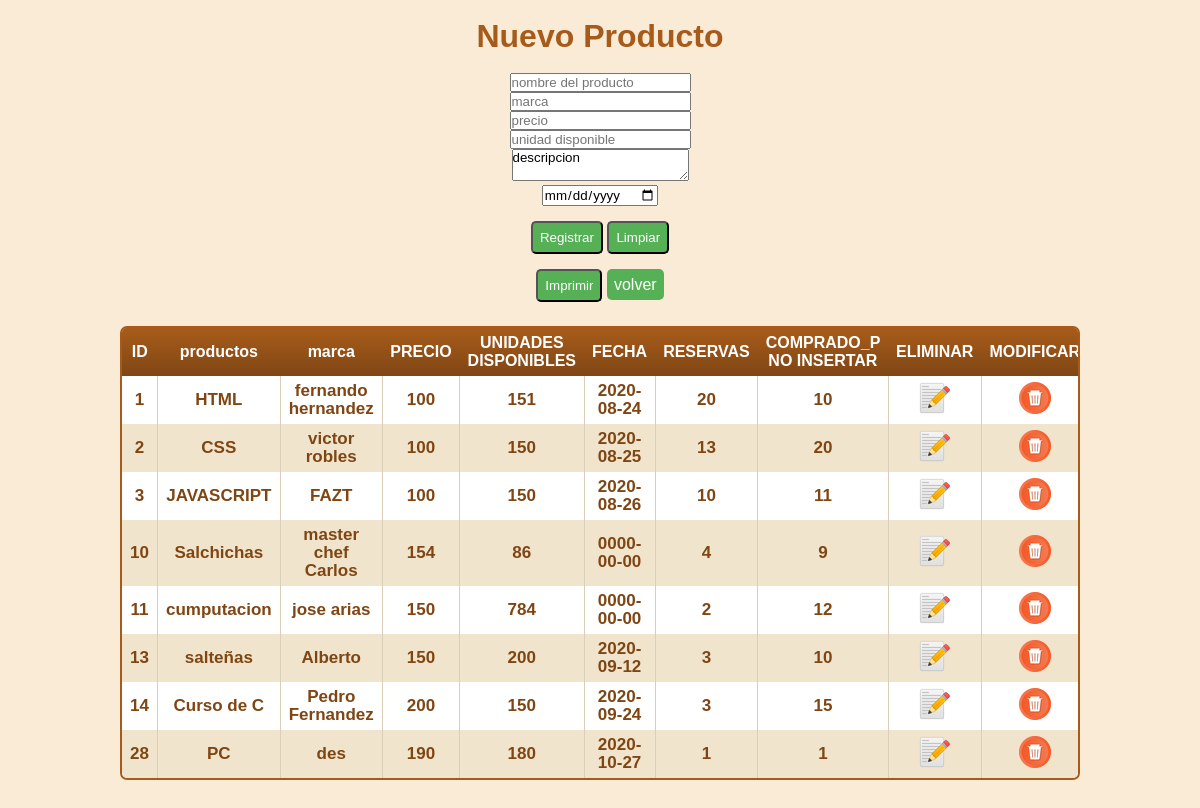
/adm/administrar_productos.php, run on the app's committed database.
### tables this page shows
CREATE TABLE IF NOT EXISTS `productos` (
  `id_producto` int(11) NOT NULL AUTO_INCREMENT,
  `nombre_producto` varchar(25) NOT NULL,
  `marca` varchar(35) NOT NULL,
  `comentario` mediumtext NOT NULL,
  `precio` int(11) NOT NULL,
  `unidad_dis` int(11) NOT NULL,
  `fecha_dis` date NOT NULL,
  `reservas` int(11) NOT NULL,
  `comprado_p` int(11) NOT NULL,
  PRIMARY KEY (`id_producto`)
);

### adm/administrar_productos.php (the view, shortened to what this page needs)
<?php
require_once '../conexion.php';
    $sql="SELECT * FROM productos";
    $listado=$conn->query($sql);
    $listado_c=mysqli_query($conn,$sql)
?>
<!DOCTYPE html>
<html lang="es">
<head>
    <link rel="stylesheet" href="../style/style.css">
    <link rel="stylesheet" href="../style/style1.css">
</head>
<body>
<center>
        <form method="post" action="../controller/crud_productos/insertar.php">
            <br><h1 class="titulo_f">Nuevo Producto</h1>
            <br>
            <input type="text" placeholder="nombre del producto" required name="nombre_producto"><br>
            <input type="text" placeholder="marca" required name="marca"><br>
            <input type="int" placeholder="precio" required name="precio"><br>
            <input type="int" placeholder="unidad disponible" required name="unidad_dis"><br>
            <textarea  required name="comentario">descripcion </textarea><br>
            <input type="date" placeholder="fecha curso" required name="fecha_dis"><br>
            <input class="boton" type="submit" name="Registrar" value="Registrar">
            <input class="boton" type="reset" name="Limpiar" value="Limpiar">
        </form>
        <input class="boton" type="submit" name="Imprimir" value="Imprimir" onclick="location.href='../controller/reportes_productos.php'">
        <a class="boton" href="../panel_de_control.php">volver</a><br>
<div class="datagrid">
<table >
<thead>
                <tr>
                    <th>ID</th>
                    <th>productos</th>
                    <th>marca</th>
                    <th>PRECIO</th>
                    <th>UNIDADES DISPONIBLES</th>
                    <th>FECHA</th>
                    <th>RESERVAS</th>
                    <th>COMPRADO_P NO INSERTAR</th>
                    <th>ELIMINAR</th>
                    <th>MODIFICAR</th>
                </tr>
            </thead>
    <tbody>
        <?php
                if($listado->num_rows>0){
                    $ban=0;
                    while ($row=$listado_c->fetch_assoc()){
                        if ($ban%2==0) {
                        ?>
                            <tr>
                                <td><?php echo $row['id_producto'];?></td>
                                <td><?php echo $row['nombre_producto'];?></td>
                                <td><?php echo $row['marca'];?></td>
                                <td><?php echo $row['precio'];?></td>
                                <td><?php echo $row['unidad_dis'];?></td>
                                <td><?php echo $row['fecha_dis'];?></td>
                                <td><?php echo $row['reservas'];?></td>
                                <td><?php echo $row['comprado_p'];?></td>
                                <td><a href="../controller/crud_productos/modificar.php? id=<?php echo $row['id_producto'];?>"><img src="../img/ico/editar.ico" alt=""></a></td>
                                <td><a href="../controller/crud_productos/eliminar.php? id=<?php echo $row['id_producto'];?>"><img src="../img/ico/eliminar.ico" alt=""></a></td>
                            </tr>
                        <?php
                            $ban++;
                        }
                        else{   ?>
                            <tr class="alt">
                                <td><?php echo $row['id_producto'];?></td>
                                <td><?php echo $row['nombre_producto'];?></td>
                                <td><?php echo $row['marca'];?></td>
                                <td><?php echo $row['precio'];?></td>
                                <td><?php echo $row['unidad_dis'];?></td>
                                <td><?php echo $row['fecha_dis'];?></td>
                                <td><?php echo $row['reservas'];?></td>
                                <td><?php echo $row['comprado_p'];?></td>
                                <td><a href="../controller/crud_productos/modificar.php? id=<?php echo $row['id_producto'];?>"><img src="../img/ico/editar.ico" alt=""></a></td>
                                <td><a href="../controller/crud_productos/eliminar.php? id=<?php echo $row['id_producto'];?>"><img src="../img/ico/eliminar.ico" alt=""></a></td>
                            </tr>
                        <?php $ban++; }
                    }
                }
                else{
                    echo "No existen datos en la tabla";
                }
                ?>
            </tbody>
        </table>
</div><br><br>
        </body>
        </html>

### style/style.css (style rules this page uses)
* { margin:0;; padding:0px; font-family: sans-serif; box-sizing: border-box; font-family: Arial, Helvetica, sans-serif; }
a { text-decoration: none; }
body { background-color: antiquewhite; }
.boton { text-decoration: none; background-color: #56B156; margin-top:15px; padding: 7px; margin-top:15px; color:white; border-radius: 5px; }

### style/style1.css (style rules this page uses)
.datagrid table { border-collapse: collapse; text-align: left; width: 100%; text-align: center; }
.datagrid { margin-top: 2em; font: normal 12px/150% Arial, Helvetica, sans-serif; background: #fff; overflow: hidden; border: 2px solid #A65B1A; -webkit-border-radius: 7px; -moz-border-radius: 7px; border-radius: 7px; width: 80%; text-align: center; }
.datagrid table td, .datagrid table th { padding: 6px 8px; }
.datagrid table thead th { background:-webkit-gradient( linear, left top, left bottom, color-stop(0.05, #A65B1A), color-stop(1, #7F4614) ); background:-moz-linear-gradient( center top, #A65B1A 5%, #7F4614 100% ); filter:progid:DXImageTransform.Microsoft.gradient(startColorstr='#A65B1A', endColorstr='#7F4614'); background-color:#A65B1A; color:#FFFFFF; font-size: 16px; font-weight: bold; border-left: 0px solid #BF691E; }
.datagrid table thead th:first-child { border: none; }
.datagrid table tbody td { color: #7F4614; border-left: 1px solid #D9CFB8; font-size: 17px; font-weight: bold; }
.datagrid table tbody .alt td { background: #F0E5CC; color: #7F4614; }
.datagrid table tbody td:first-child { border-left: none; }
.datagrid table tbody tr:last-child td { border-bottom: none; }

### adm/administrar_productos.php (style rules this page uses)
h1 { color: #A65B1A; }

### data on the page
productos: id_producto "1", nombre_producto "HTML", marca "fernando hernandez", precio "100", unidad_dis "151", fecha_dis "2020-08-24", reservas "20", comprado_p "10"
productos: id_producto "2", nombre_producto "CSS", marca "victor robles", precio "100", unidad_dis "150", fecha_dis "2020-08-25", reservas "13", comprado_p "20"
productos: id_producto "3", nombre_producto "JAVASCRIPT", marca "FAZT", precio "100", unidad_dis "150", fecha_dis "2020-08-26", reservas "10", comprado_p "11"
productos: id_producto "10", nombre_producto "Salchichas", marca "master chef Carlos", precio "154", unidad_dis "86", fecha_dis "0000-00-00", reservas "4", comprado_p "9"
productos: id_producto "11", nombre_producto "cumputacion", marca "jose arias", precio "150", unidad_dis "784", fecha_dis "0000-00-00", reservas "2", comprado_p "12"
productos: id_producto "13", nombre_producto "salteñas", marca "Alberto", precio "150", unidad_dis "200", fecha_dis "2020-09-12", reservas "3", comprado_p "10"
productos: id_producto "14", nombre_producto "Curso de C", marca "Pedro Fernandez", precio "200", unidad_dis "150", fecha_dis "2020-09-24", reservas "3", comprado_p "15"
productos: id_producto "28", nombre_producto "PC", marca "des", precio "190", unidad_dis "180", fecha_dis "2020-10-27", reservas "1", comprado_p "1"
